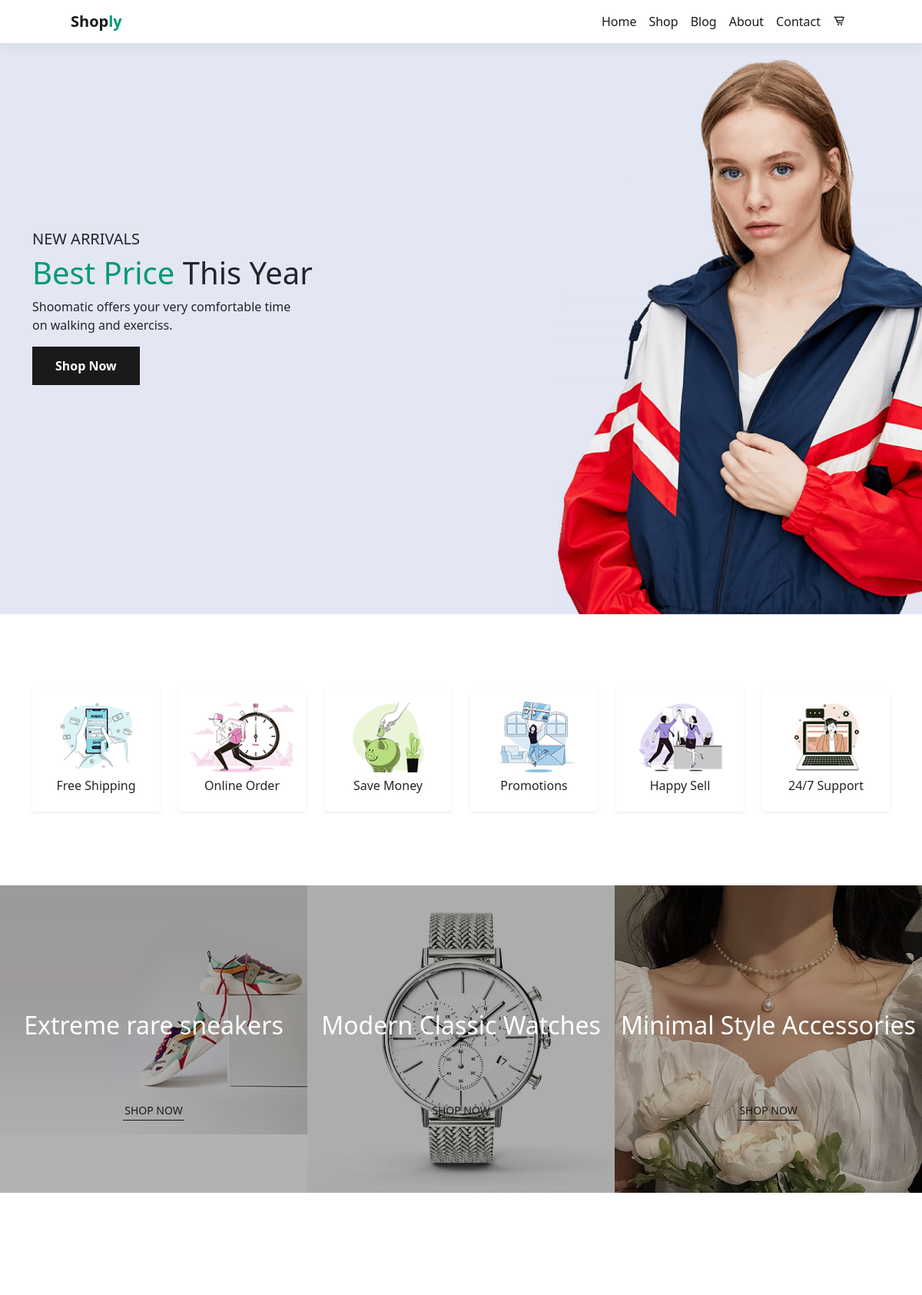
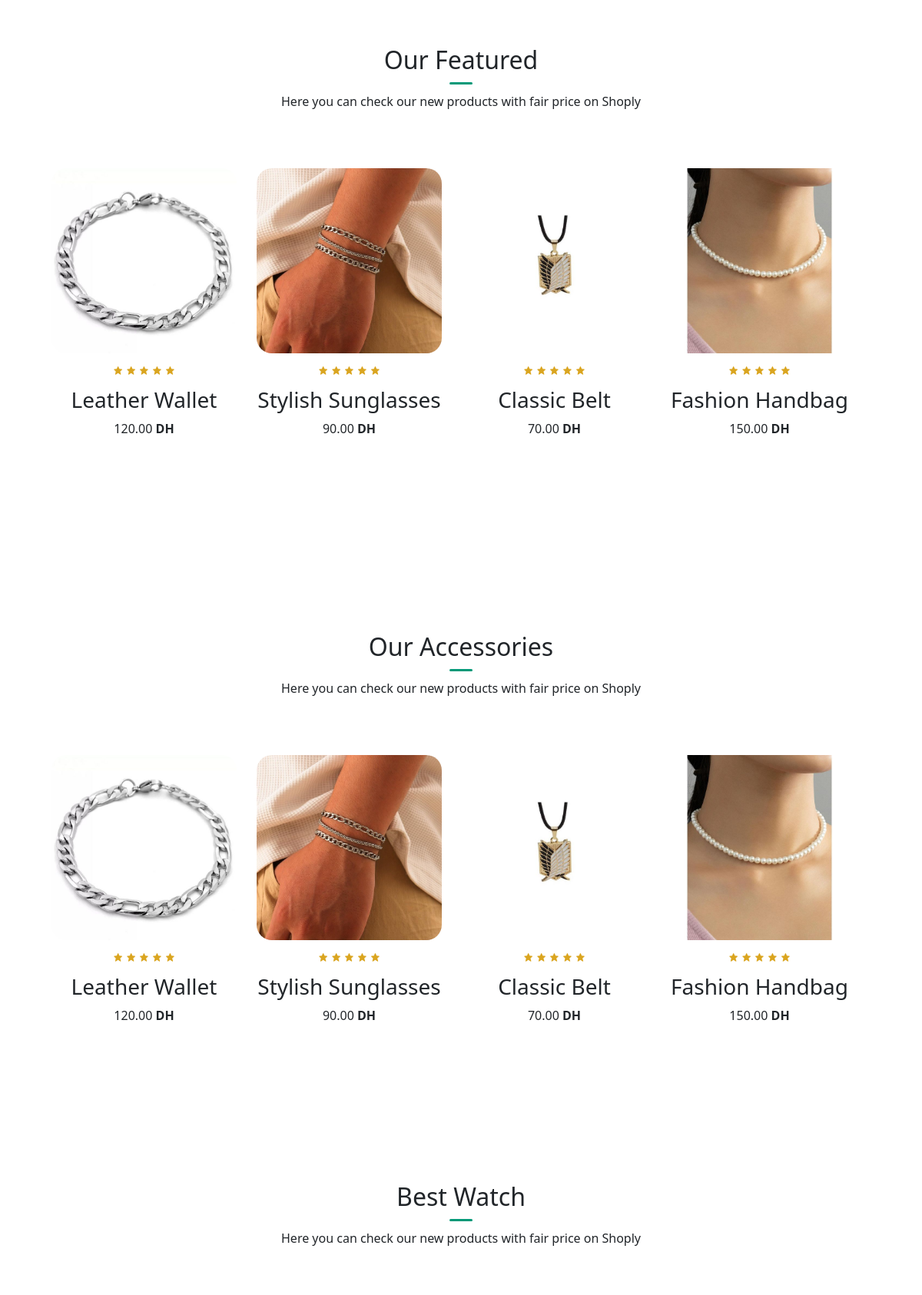
The page / (upper part) on the database its author committed (2 pictures, top to bottom).
### tables this page shows
CREATE TABLE products (
    id INT AUTO_INCREMENT PRIMARY KEY,
    name VARCHAR(255),
    description TEXT,
    price DECIMAL(10,2),
    image VARCHAR(255),
    created_at TIMESTAMP DEFAULT CURRENT_TIMESTAMP
);

### index.php (the view, shortened to what this page needs)
<?php
require 'config/db.php';
$query = "SELECT * FROM products LIMIT 4";
$result = mysqli_query($conn, $query);
$queryAcc = "SELECT * FROM products WHERE category_id = 3 LIMIT 4";
$resultAcc = mysqli_query($conn, $queryAcc);
?>
<!DOCTYPE html>
<html lang="en">
<head>
    <link rel="stylesheet" href="/Projet/assets/css/variable.css">
    <link rel="stylesheet" href="/Projet/assets/css/style.css">
    <link href="https://cdn.jsdelivr.net/npm/bootstrap@5.0.2/dist/css/bootstrap.min.css" rel="stylesheet"
>
    <link href='https://unpkg.com/boxicons@2.1.4/css/boxicons.min.css' rel='stylesheet'>
</head>
<body>
    <?php include 'includes/header.php'; ?>
        <section id="home">
            <div class="container">
                <h5>NEW ARRIVALS</h5>
                <h1><span>Best Price</span> This Year</h1>
                <p>Shoomatic offers your very comfortable time <br> on walking and exerciss.</p>
                <button onclick="window.location.href='product.php'">Shop Now</button>
            </div>
        </section>
        <section id="feature" class="container my-5 py-5">
            <div class="row text-center g-4">
                <div class="col-6 col-md-4 col-lg-2">
                    <div class="p-3 shadow-sm rounded">
                        <img src="/projet/assets/images/f1.png" class="img-fluid mb-2" alt="">
                        <h6>Free Shipping</h6>
                    </div>
                </div>
                <div class="col-6 col-md-4 col-lg-2">
                    <div class="p-3 shadow-sm rounded">
                        <img src="/projet/assets/images/f2.png" class="img-fluid mb-2" alt="">
                        <h6>Online Order</h6>
                    </div>
                </div>
                <div class="col-6 col-md-4 col-lg-2">
                    <div class="p-3 shadow-sm rounded">
                        <img src="/projet/assets/images/f3.png" class="img-fluid mb-2" alt="">
                        <h6>Save Money</h6>
                    </div>
                </div>
                <div class="col-6 col-md-4 col-lg-2">
                    <div class="p-3 shadow-sm rounded">
                        <img src="/projet/assets/images/f4.png" class="img-fluid mb-2" alt="">
                        <h6>Promotions</h6>
                    </div>
                </div>
                <div class="col-6 col-md-4 col-lg-2">
                    <div class="p-3 shadow-sm rounded">
                        <img src="/projet/assets/images/f5.png" class="img-fluid mb-2" alt="">
                        <h6>Happy Sell</h6>
                    </div>
                </div>
                <div class="col-6 col-md-4 col-lg-2">
                    <div class="p-3 shadow-sm rounded">
                        <img src="/projet/assets/images/f6.png" class="img-fluid mb-2" alt="">
                        <h6>24/7 Support</h6>
                    </div>
                </div>
            </div>
        </section>
        <section id="new" class="w-100">
            <div class="row p-0 m-0">
                <div class="one col-lg-4 col-md-12 col-12 p-0">
                    <img class="img-fluid" src="assets/images/new/1.jpg" alt="">
                    <div class="details">
                        <h2>Extreme rare sneakers</h2>
                        <button class="text-uppercase">Shop now</button>
                    </div>
                </div>
                <div class="one col-lg-4 col-md-12 col-12 p-0">
                    <img class="img-fluid" src="assets/images/new/3.jpg" alt="">
                    <div class="details">
                        <h2>Modern Classic Watches</h2>
                        <button class="text-uppercase">Shop now</button>
                    </div>
                </div>
                <div class="one col-lg-4 col-md-12 col-12 p-0">
                    <img class="img-fluid" src="assets/images/new/4.jpg" alt="">
                    <div class="details">
                        <h2>Minimal Style Accessories</h2>
                        <button class="text-uppercase">Shop now</button>
                    </div>
                </div>
            </div>
        </section>
        <section id="featured" class="container my-5 py-5">
            <div class="text-center mt-5 py-5">
                <h3 class="h3hr">Our Featured</h3>
                <p>Here you can check our new products with fair price on Shoply</p>
            </div>
            <div class="row max-auto container-fluid">
                <?php while ($row = mysqli_fetch_assoc($result)) { ?>
                    <div class="product text-center col-lg-3 col-lg-3 col-12">
                        <img class="single-pro-image" src="assets/images/<?php echo $row['image']; ?>" width='150'>
                        <div class="star">
                            <i class='bx bxs-star' ></i>
                            <i class='bx bxs-star' ></i>
                            <i class='bx bxs-star' ></i>
                            <i class='bx bxs-star' ></i>
                            <i class='bx bxs-star' ></i>
                        </div>
                        <h3><?php echo $row ['name'];?></h3>
                        <p><?php echo $row ['price'];?><b> DH</b></p>
                    </div>
                <?php } ?>
            </div>
        </section>
        <section id="featured" class="container">
            <div class="container text-center mt-5 py-5">
                <h3 class="h3hr">Our Accessories</h3>
                <p>Here you can check our new products with fair price on Shoply</p>
            </div>
            <div class="row max-auto container-fluid">
                <?php while ($row = mysqli_fetch_assoc($resultAcc)) { ?>
                    <div class="product text-center col-lg-3 col-lg-3 col-12">
                        <img class="single-pro-image" src="assets/images/<?php echo $row['image']; ?>" width='150'>
                        <div class="star">
                            <i class='bx bxs-star' ></i>
                            <i class='bx bxs-star' ></i>
                            <i class='bx bxs-star' ></i>
                            <i class='bx bxs-star' ></i>
                            <i class='bx bxs-star' ></i>
                        </div>
                        <h3><?php echo $row ['name'];?></h3>
                        <p><?php echo $row ['price'];?><b> DH</b></p>
                    </div>
                <?php } ?>
            </div>
        </section>
        <section id="featured" class="container">
            <div class="container text-center mt-5 py-5">
                <h3 class="h3hr">Best Watch</h3>
                <p>Here you can check our new products with fair price on Shoply</p>
            </div>
        </section>
    <?php include 'includes/footer.php'; ?>
</body>
</html>

### assets/css/variable.css (style rules this page uses)
:root { --header-padding: 20px 80px; --shadow-light: 0 5px 15px rgba(0, 0, 0, 0.06); --color-primary: #1a1a1a; --color-black: #000000; --color-gray: #666777; --color-accent: #009978; --color-white: #ffffff; --color-pri: #3a3833; }

### assets/css/style.css (style rules this page uses)
* { margin: 0; padding: 0; box-sizing: border-box; }
body { font-family: "Spartan", sans-serif; }
#home { background-image: url(/projet/assets/images/hero.png); width: 100%; height: 100vh; background-size: cover; display: flex; flex-direction: column; justify-content: center; align-items: flex-start; }
#home span { color: var(--color-accent); }
button { font-size: 0.8rem; font-weight: 700; outline: none; border: none; color: var(--color-white); background-color: var(--color-primary); padding: 13px 30px; cursor: pointer; text-transform: uppercase; transition: 0.3s ease; }
#new .one { position: relative; overflow: hidden; }
#new .one .details { position: absolute; top: 0; left: 0; width: 100%; height: 100%; display: flex; flex-direction: column; justify-content: center; align-items: center; background: rgba(0,0,0,0.3); color: white; transition: 0.3s ease; }
#new .one .details button { display: inline-block; font-size: 14px; font-weight: 500; color: var(--color-primary); background: none; border-bottom: 1px solid var(--color-primary); padding: 2.5px; transform: translateY(70px); transition: 0.3s ease; }
.h3hr { font-size: 32px; }
.h3hr::after { content: ""; width: 30px; height: 3px; background: var(--color-accent); display: block; margin: 10px auto; border-radius: 5px; }
.product { width: 23%; min-width: 250px; padding: 10px 12px; border: 1px solid var(--color-white); border-radius: 25px; cursor: pointer; box-shadow: 1px snow var(--color-primary); }
.product img { width: 100%; border-radius: 20px; }
.star { padding: 10px 0px; }
.star i { font-size: 0.8rem; color: goldenrod; }
.product { cursor: pointer; margin-bottom: 2rem; }
.product img { transition: 0.3s all; }

### rows shown on the page
products: image (picture), name "Leather Wallet", price "120.00"
products: image (picture), name "Stylish Sunglasses", price "90.00"
products: image (picture), name "Classic Belt", price "70.00"
products: image (picture), name "Fashion Handbag", price "150.00"
